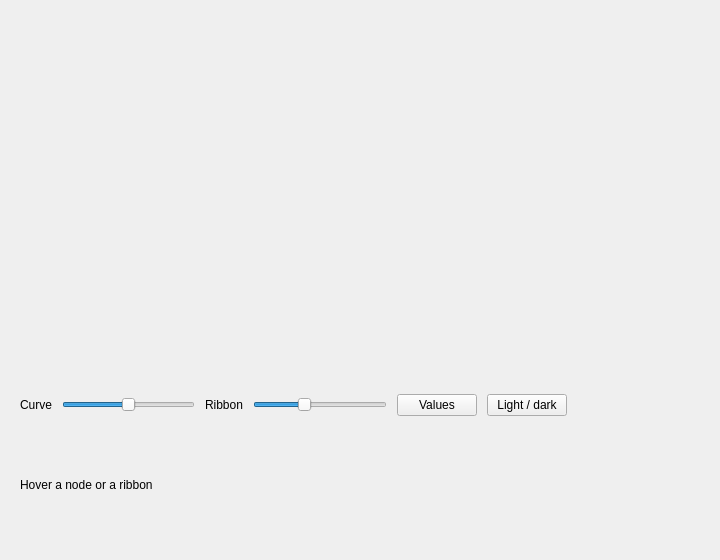
<?xml version='1.0' encoding='utf-8'?>
<ui version="4.0">
 <class>MainWindow</class>
 <widget class="QMainWindow" name="MainWindow">
  <property name="geometry">
   <rect>
    <x>0</x>
    <y>0</y>
    <width>720</width>
    <height>560</height>
   </rect>
  </property>
  <property name="windowTitle">
   <string>QCustomSankey</string>
  </property>
  <widget class="QWidget" name="centralwidget">
   <layout class="QVBoxLayout" name="mainLayout">
    <property name="spacing">
     <number>14</number>
    </property>
    <property name="leftMargin">
     <number>20</number>
    </property>
    <property name="topMargin">
     <number>20</number>
    </property>
    <property name="rightMargin">
     <number>20</number>
    </property>
    <property name="bottomMargin">
     <number>20</number>
    </property>
    <item>
     <widget class="QCustomSankey" name="chart">
      <property name="minimumSize">
       <size>
        <width>0</width>
        <height>360</height>
       </size>
      </property>
      <property name="linksCsv" stdset="0">
       <string notr="true">Search&gt;Signup=120;Social&gt;Signup=80;Referral&gt;Signup=45;Signup&gt;Trial=150;Signup&gt;Bounce=95;Trial&gt;Paid=70;Trial&gt;Churn=80</string>
      </property>
     </widget>
    </item>
    <item>
     <layout class="QHBoxLayout" name="controlsRow">
      <property name="spacing">
       <number>10</number>
      </property>
      <item>
       <widget class="QLabel" name="curveLabel">
        <property name="text">
         <string>Curve</string>
        </property>
       </widget>
      </item>
      <item>
       <widget class="QSlider" name="curveSlider">
        <property name="minimum">
         <number>0</number>
        </property>
        <property name="maximum">
         <number>100</number>
        </property>
        <property name="value">
         <number>50</number>
        </property>
        <property name="orientation">
         <enum>Qt::Horizontal</enum>
        </property>
       </widget>
      </item>
      <item>
       <widget class="QLabel" name="ribbonLabel">
        <property name="text">
         <string>Ribbon</string>
        </property>
       </widget>
      </item>
      <item>
       <widget class="QSlider" name="ribbonSlider">
        <property name="minimum">
         <number>5</number>
        </property>
        <property name="maximum">
         <number>100</number>
        </property>
        <property name="value">
         <number>40</number>
        </property>
        <property name="orientation">
         <enum>Qt::Horizontal</enum>
        </property>
       </widget>
      </item>
      <item>
       <widget class="QPushButton" name="valuesButton">
        <property name="text">
         <string>Values</string>
        </property>
        <property name="cursor">
         <cursorShape>PointingHandCursor</cursorShape>
        </property>
       </widget>
      </item>
      <item>
       <widget class="QPushButton" name="themeButton">
        <property name="text">
         <string>Light / dark</string>
        </property>
        <property name="cursor">
         <cursorShape>PointingHandCursor</cursorShape>
        </property>
       </widget>
      </item>
      <item>
       <spacer name="controlsSpacer">
        <property name="orientation">
         <enum>Qt::Horizontal</enum>
        </property>
        <property name="sizeHint" stdset="0">
         <size>
          <width>40</width>
          <height>20</height>
         </size>
        </property>
       </spacer>
      </item>
     </layout>
    </item>
    <item>
     <widget class="QLabel" name="statusLabel">
      <property name="text">
       <string>Hover a node or a ribbon</string>
      </property>
     </widget>
    </item>
   </layout>
  </widget>
 </widget>
 <customwidgets>
  <customwidget>
   <class>QCustomSankey</class>
   <extends>QWidget</extends>
   <header location="global">Custom_Widgets.QCustomSankey.h</header>
  </customwidget>
 <customwidget><class>QPushButton</class><extends>QPushButton</extends><header location="global">Custom_Widgets.Theme.h</header><container>1</container></customwidget><customwidget><class>QLabel</class><extends>QLabel</extends><header location="global">Custom_Widgets.Theme.h</header><container>1</container></customwidget></customwidgets>
 <connections />
</ui>
